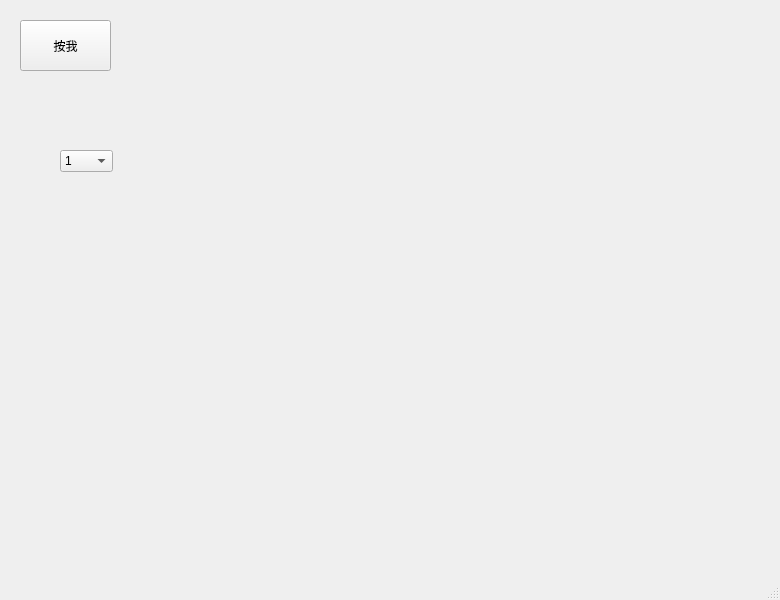
<?xml version="1.0" encoding="UTF-8"?>
<ui version="4.0">
 <class>MainWindow</class>
 <widget class="QMainWindow" name="MainWindow">
  <property name="geometry">
   <rect>
    <x>0</x>
    <y>0</y>
    <width>780</width>
    <height>600</height>
   </rect>
  </property>
  <property name="windowTitle">
   <string>MainWindow</string>
  </property>
  <widget class="QWidget" name="centralwidget">
   <widget class="QPushButton" name="pushButton">
    <property name="geometry">
     <rect>
      <x>20</x>
      <y>20</y>
      <width>91</width>
      <height>51</height>
     </rect>
    </property>
    <property name="text">
     <string>按我</string>
    </property>
   </widget>
   <widget class="QComboBox" name="comboBox">
    <property name="geometry">
     <rect>
      <x>60</x>
      <y>150</y>
      <width>53</width>
      <height>22</height>
     </rect>
    </property>
    <item>
     <property name="text">
      <string>1</string>
     </property>
    </item>
    <item>
     <property name="text">
      <string>2</string>
     </property>
    </item>
   </widget>
  </widget>
  <widget class="QMenuBar" name="menubar">
   <property name="geometry">
    <rect>
     <x>0</x>
     <y>0</y>
     <width>780</width>
     <height>18</height>
    </rect>
   </property>
  </widget>
  <widget class="QStatusBar" name="statusbar"/>
 </widget>
 <resources/>
 <connections/>
</ui>
